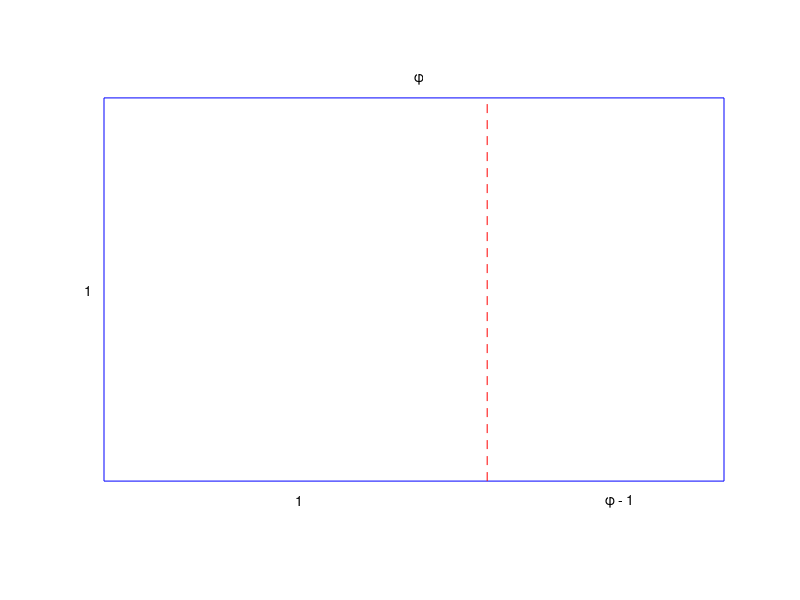

Write the MATLAB code that produced this figure.
%GOLDRECT  Golden Rectangle
%   GOLDRECT plots the golden rectangle
phi = (1+sqrt(5))/2;
x = [0 phi phi 0 0];
y = [0 0 1 1 0];
u = [1 1];
v = [0 1];
plot(x,y,'b',u,v,'r--')
text(phi/2,1.05,'\phi')
text((1+phi)/2,-.05,'\phi - 1')
text(-.05,.5,'1')
text(.5,-.05,'1')
axis equal
axis off
set(gcf,'color','white')
